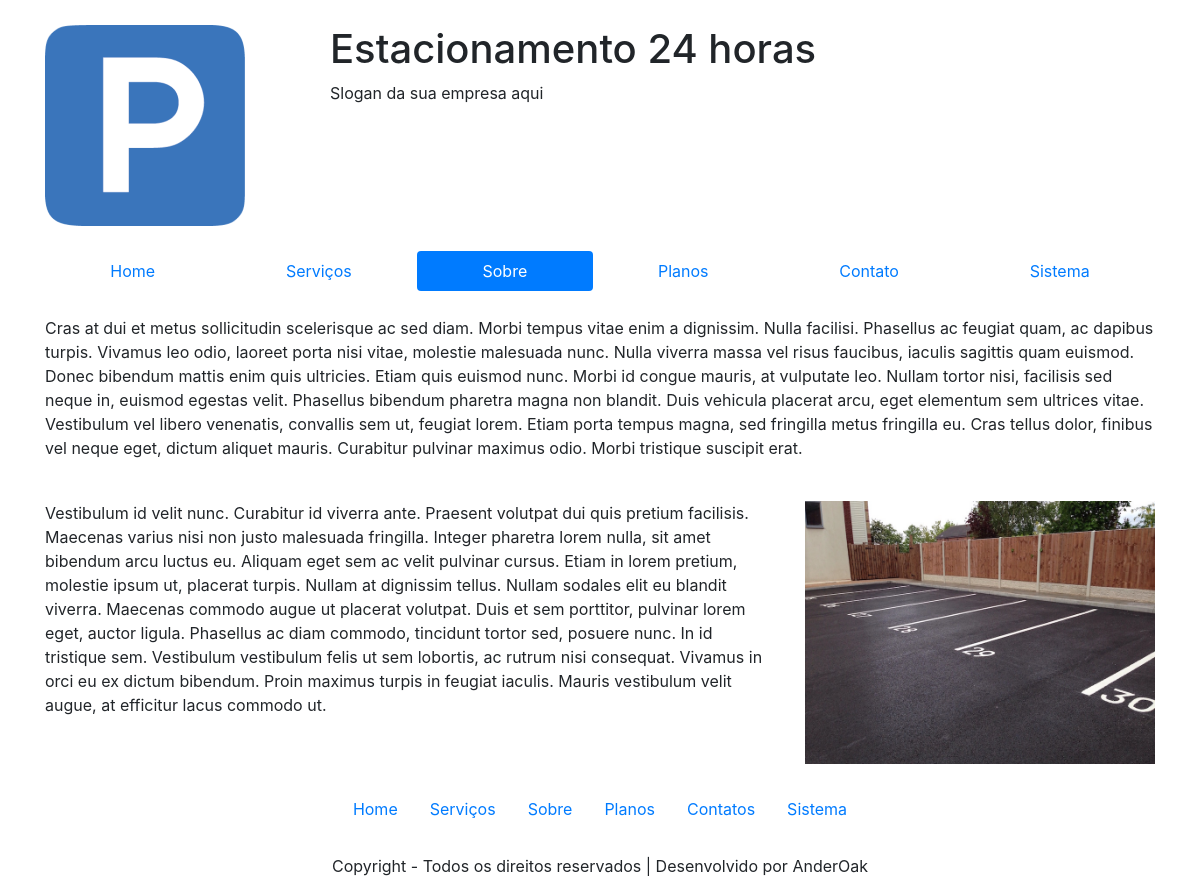
The app's page /sobre/ with its own data.
### website/models.py (models this page shows, shortened)
class SobrePage(models.Model):
    linha1 = models.TextField(max_length=1000)
    linha2  = models.TextField(max_length=1000)

### website/views.py (the view)
# urls.py: path('sobre/', sobre, name='website_sobre'),
def sobre(request):
    data = SobrePage.objects.get(id=1)
    return render(request, 'website/sobre.html', {'linha1': data.linha1, 'linha2': data.linha2})

### website/templates/website/sobre.html
{% extends 'website/base.html' %}
{% load static %}
{% block menu %}
    <div class="row row-space">
        <div class="col-12">
            <ul class="nav nav-pills nav-fill">
                <li class="nav-item">
                    <a class="nav-link" href="/">Home</a>
                </li>
                <li class="nav-item">
                    <a class="nav-link" href="{% url 'website_servicos' %}">Serviços</a>
                </li>
                <li class="nav-item">
                    <a class="nav-link active" href="{% url 'website_sobre' %}">Sobre</a>
                </li>
                <li class="nav-item">
                    <a class="nav-link" href="{% url 'website_planos' %}">Planos</a>
                </li>
                <li class="nav-item">
                    <a class="nav-link" href="{% url 'website_contato' %}">Contato</a>
                </li>
                <li class="nav-item">
                    <a class="nav-link" href="{% url 'home' %}">Sistema</a>
                </li>
            </ul>
        </div>
    </div>
{% endblock %}
{% block main %}
    <div class="row row-space">
        <div class="col-12">
            <p>{{ linha1 }}</p>
        </div>
    </div>
    <div class="row row-space">
        <div class="col-8">
            <p>{{ linha2 }}</p>
        </div>
        <div class="col-4">
            <img src="{% static 'img/parking_pic.jpg' %}" class="img-fluid" alt="Estacionamento 24 horas">
        </div>
    </div>
{% endblock %}

### website/static/css/style.css (style rules this page uses)
.row-space { margin-top: 25px; }

### records on screen
SobrePage: linha1 "Cras at dui et metus sollicitudin scelerisque ac sed diam. Morbi tempus vitae enim a dignissim. Nulla facilisi. Phasellus ac feugiat quam, ac dapibus turpis. Vivamus leo odio, laoreet porta nisi vitae, molestie malesuada nunc. Nulla viverra massa vel risus faucibus, iaculis sagittis quam euismod. Donec bibendum mattis enim quis ultricies. Etiam quis euismod nunc. Morbi id congue mauris, at vulputate leo. Nullam tortor nisi, facilisis sed neque in, euismod egestas velit. Phasellus bibendum pharetra magna non blandit. Duis vehicula placerat arcu, eget elementum sem ultrices vitae. Vestibulum vel libero venenatis, convallis sem ut, feugiat lorem. Etiam porta tempus magna, sed fringilla metus…", linha2 "Vestibulum id velit nunc. Curabitur id viverra ante. Praesent volutpat dui quis pretium facilisis. Maecenas varius nisi non justo malesuada fringilla. Integer pharetra lorem nulla, sit amet bibendum arcu luctus eu. Aliquam eget sem ac velit pulvinar cursus. Etiam in lorem pretium, molestie ipsum ut, placerat turpis. Nullam at dignissim tellus. Nullam sodales elit eu blandit viverra. Maecenas commodo augue ut placerat volutpat. Duis et sem porttitor, pulvinar lorem eget, auctor ligula. Phasellus ac diam commodo, tincidunt tortor sed, posuere nunc. In id tristique sem. Vestibulum vestibulum felis ut sem lobortis, ac rutrum nisi consequat. Vivamus in orci eu ex dictum bibendum. Proin maximus…"
